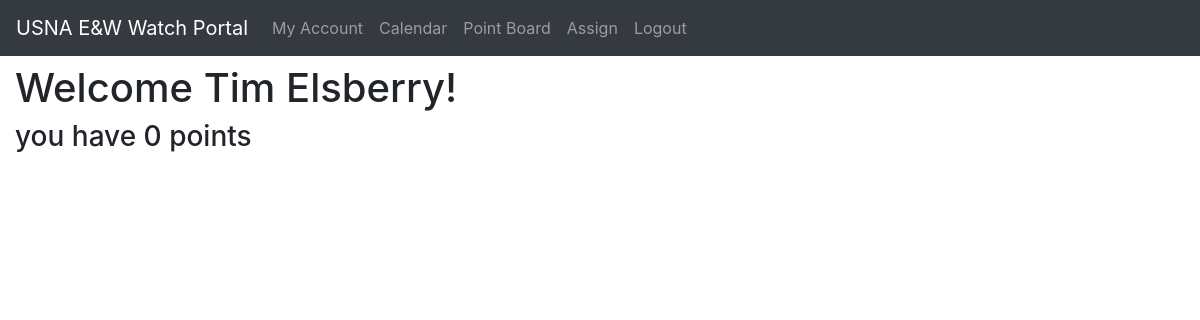
Page / (signed in) on the earlier database version.
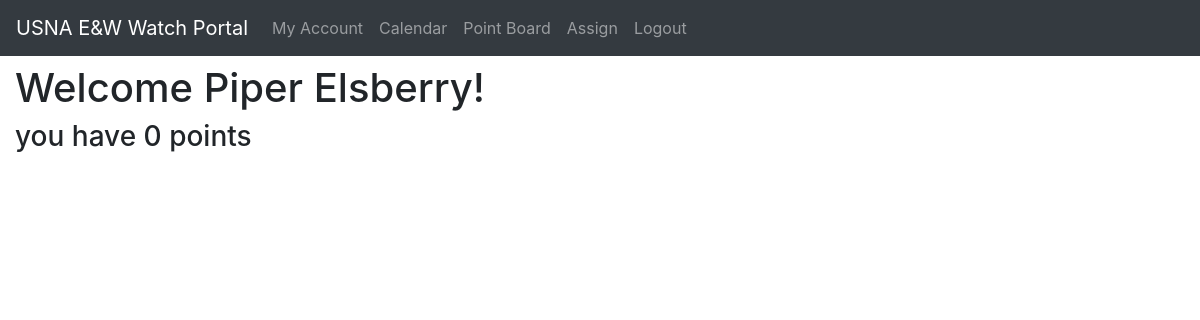
Same page on the later database version.
### app.py (models this page shows, shortened)
class User(UserMixin, db.Model):
    __tablename__ = 'Users'
    id = db.Column(db.Integer, primary_key=True)
    active = db.Column(db.Boolean, default=True)
    first = db.Column(db.String(128))
    last = db.Column(db.String(128))
    email = db.Column(db.String(64), index=True, unique=True)
    password_hash = db.Column(db.String(128))
    created = db.Column(db.DateTime, index=False,
                        unique=False, default=date.today())
    phone = db.Column(db.Integer)
    qualified = db.Column(db.Boolean, index=True, unique=False, default=False)
    data = db.Column(db.String(32768), index=False, unique=False)
    points = db.Column(db.Integer, index=True, unique=False, default=0)
    def __repr__(self):
        return f"{self.first} {self.last}"

### app.py (the view)
@app.route('/', methods=['GET', 'POST'])
def index():
    return render_template('welcome.html')

### app.py (called while the page is built)
@login.user_loader
def load_user(id=1):
    return User.query.get(int(id))

### templates/welcome.html
{%extends "base.html"%}
{%block content%}
{%if current_user.is_authenticated%}
<h1>Welcome {{current_user}}!</h1>
<h3>you have {{current_user.points}} points</h3>
{%else%}
<h1> Welcome to the E&W Duty Portal</h1>
<a href="{{url_for('register')}}"><h3>Click here to register a new account</h3></a>
{%endif%}
{%endblock%}

Differences in the rows shown:
changed User: first+last "Tim Elsberry" → "Piper Elsberry"
